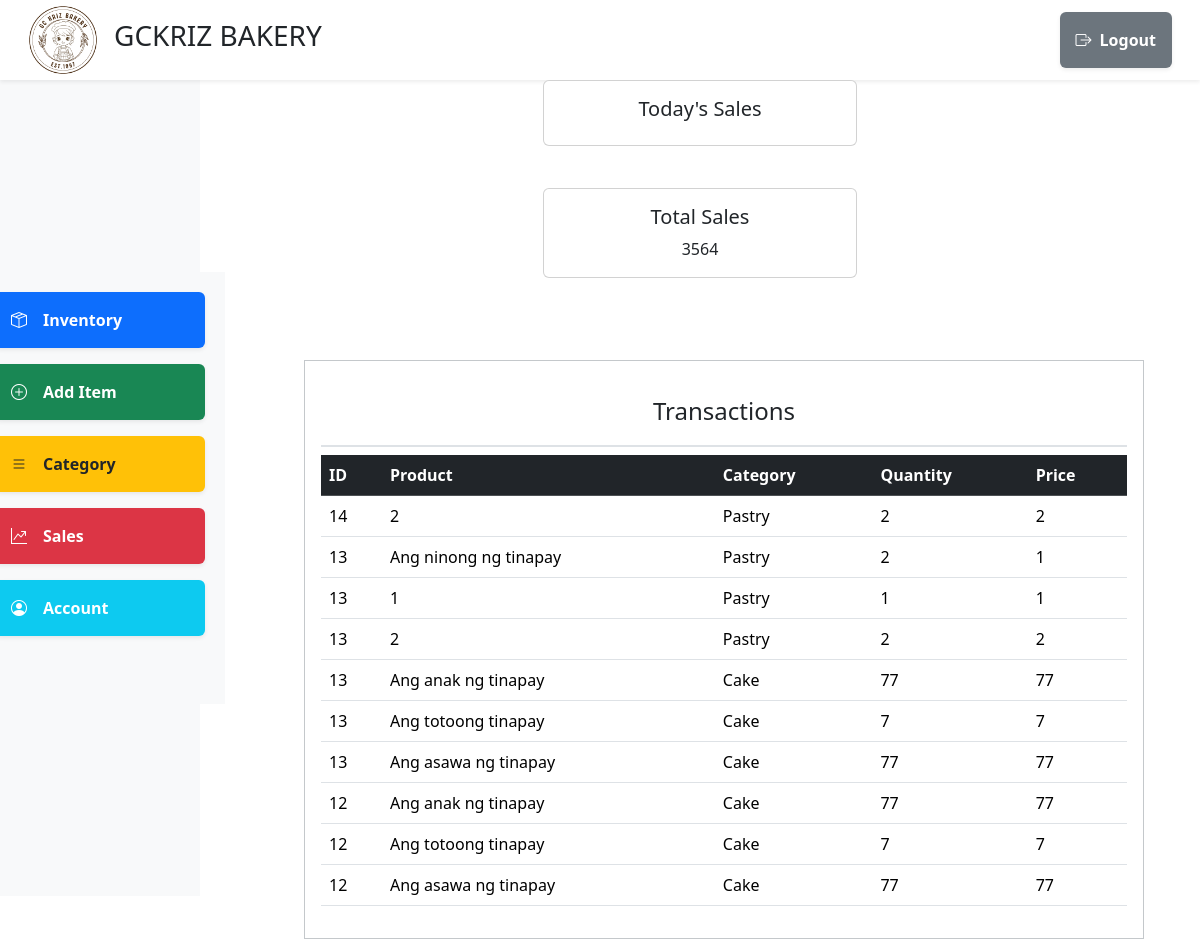
/admin/admin_sales.php, run on an earlier commit of the app's database.
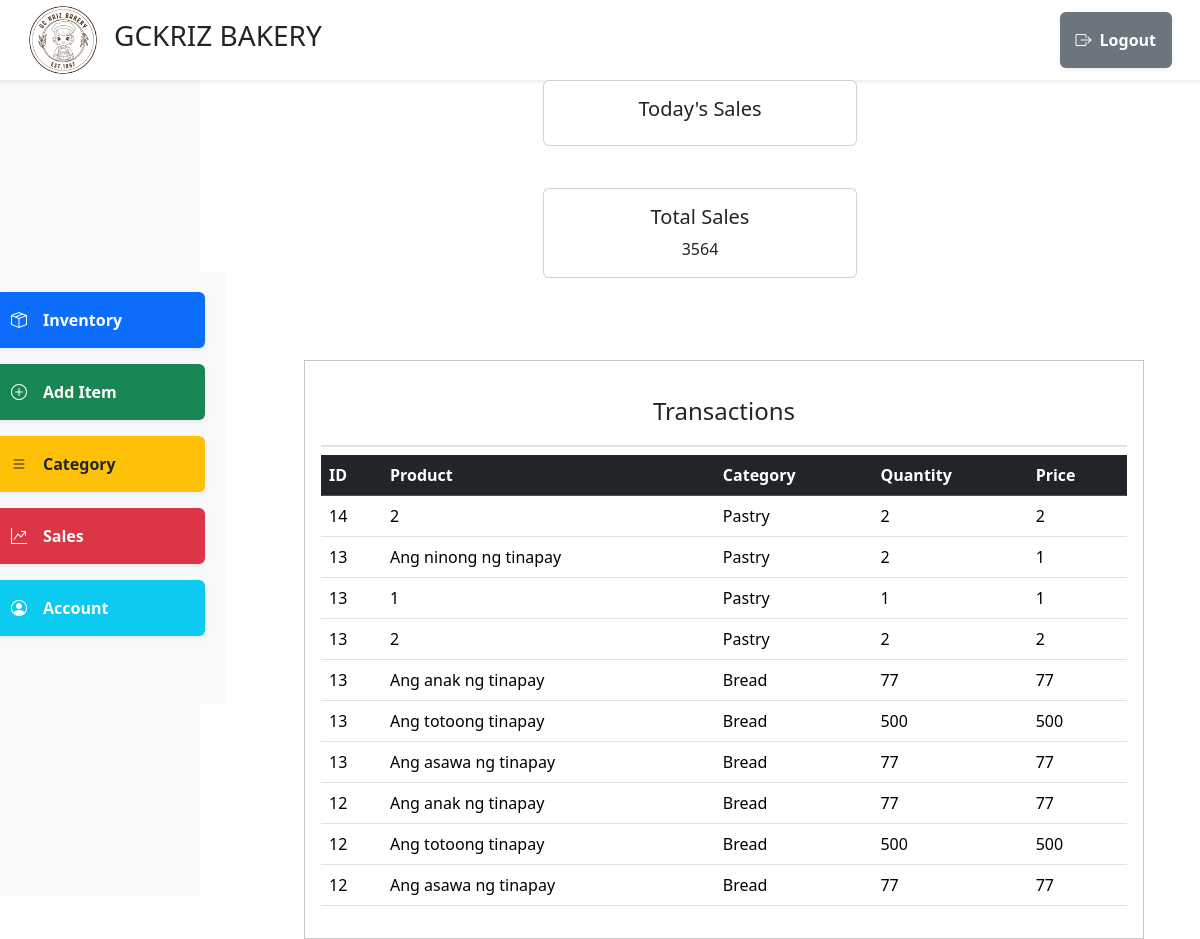
And on a later commit of the database.
### tables this page shows
CREATE TABLE `orderdetails` (
  `orderDetailID` int NOT NULL,
  `orderID` int DEFAULT NULL,
  `productID` int DEFAULT NULL,
  `categoryID` int DEFAULT NULL,
  `quantity` int DEFAULT NULL
);

CREATE TABLE `categories` (
  `categoryID` int NOT NULL,
  `categoryName` varchar(250) DEFAULT NULL
);

CREATE TABLE `products` (
  `productID` int NOT NULL,
  `productName` varchar(50) DEFAULT NULL,
  `categoryID` int DEFAULT NULL,
  `productStocks` int DEFAULT NULL,
  `productPrice` double DEFAULT NULL
);

CREATE TABLE `orders` (
  `orderID` int NOT NULL,
  `orderDate` datetime NOT NULL,
  `totalPayment` double NOT NULL
);

### model/sales.php (called while the page is built, shortened)
<?php
Class Sales{
    public static function getTotalSales(){
        global $connection;
        $sql_command = "SELECT SUM(totalPayment) AS totalSales FROM orders";
        $stmt = $connection->prepare($sql_command);
        $stmt->execute();
        $result = $stmt->get_result();
        $sales = $result->fetch_assoc();
        return $sales['totalSales'];
    }
    public static function getTransactionList(){
        global $connection;
        $sql_command = "
        SELECT * FROM orderDetails
        INNER JOIN orders on orderDetails.orderID = orders.orderID
        INNER JOIN products on orderDetails.productID = products.productID
        INNER JOIN categories on orderDetails.categoryID = categories.categoryID
        ORDER BY orders.orderDate DESC
        ";
        $stmt = $connection->prepare($sql_command);
        $stmt->execute();
        $result = $stmt->get_result();
        $sales = $result->fetch_all(MYSQLI_ASSOC);
        return $sales;
    }
}

### admin/admin_sales.php (the view, shortened to what this page needs)
<?php
require "../_init.php";
$Sales = new Sales();
?>
<!DOCTYPE html>
<html lang="en">
<head>
</head>
<body>
<?php require "../template/nav.php";  ?>
<div class="container-fluid full-vh-vw">
    <div class="row h-100">
        <div class="col-2 bg-light d-flex align-items-center justify-content-center">
            <?php require "../template/side_nav.php"; ?>
        </div>
        <div class="col-10 d-flex flex-column align-items-center justify-content-center">
             <div class="col-12  d-flex flex-row align-items-center justify-content-center">
             <div class="row mb-3" style="height: 30vh; flex-direction: row;">
                <div class="col-md-12 mb-3">
                    <div class="card text-center">
                        <div class="card-body">
                            <h5 class="card-title">Today's Sales</h5>
                        </div>
                    </div>
                </div>
                <div class="col-md-12 mb-3">
                    <div class="card text-center">
                        <div class="card-body">
                            <h5 class="card-title">Total Sales</h5>
                            <p class="card-text"><?= $Sales->getTotalSales();?></p>
                        </div>
                    </div>
                </div>
            </div>
             </div>
            <div class="row" style="height: 70vh; width: 70vw;">
            <div class="col-12 d-flex flex-column align-items-center justify-content-start border border-secondary bg-white border-secondary-subtle p-3 m-4 ">
             <div class="d-flex justify-content-center align-items-center w-100 mb-2 border-bottom border-2 border-subtle" style="height: 70px">
                 <h4 class="mb-0 text-center">Transactions</h4>
             </div>
                 <table class="table table-responsive table-hover">
                     <thead class="table-dark align-middle ">
                         <tr>
                             <th scope="col">ID</th>
                             <th scope="col">Product</th>
                             <th scope="col">Category</th>
                             <th scope="col">Quantity</th>
                             <th scope="col">Price</th>
                         </tr>
                     </thead>
                         <tbody>
                             <?php foreach($Sales->getTransactionList() as $sales) : ?>
                                 <tr class="align-middle">
                                     <td><?= $sales["orderID"]?></td>
                                     <td><?= $sales["productName"]?></td>
                                     <td><?= $sales["categoryName"]?></td>
                                     <td><?= $sales["productStocks"]?></td>
                                     <td><?= $sales["productPrice"]?></td>
                                 </tr>
                             <?php endforeach;?>
                         </tbody>
                 </table>
             </div>
            </div>
        </div>
    </div>
</div>
</body>
</html>

What changed in the data, as far as the page shows it:
changed through a linked row, orderdetails (number 5 of 10 on the later page): categoryID.categoryName "Cake" → "Bread"
changed through a linked row, orderdetails (number 6 of 10 on the later page): categoryID.categoryName "Cake" → "Bread"; productID.productStocks "7" → "500"; productID.productPrice "7" → "500"
changed through a linked row, orderdetails (number 7 of 10 on the later page): categoryID.categoryName "Cake" → "Bread"
changed through a linked row, orderdetails (number 8 of 10 on the later page): categoryID.categoryName "Cake" → "Bread"
changed through a linked row, orderdetails (number 9 of 10 on the later page): categoryID.categoryName "Cake" → "Bread"; productID.productStocks "7" → "500"; productID.productPrice "7" → "500"
changed through a linked row, orderdetails (number 10 of 10 on the later page): categoryID.categoryName "Cake" → "Bread"
